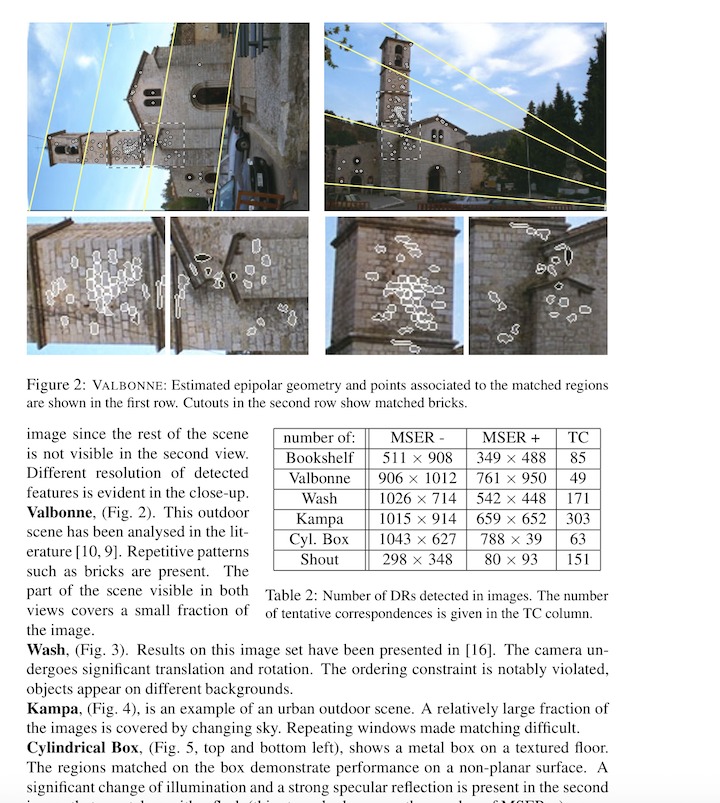
#> input picture in/square-test.png, 720 x 803 px
$ python squares.py
#> lines starting #> are read from the running program, lines starting #| are printed output that depends on the picture; after the words box and inside, x2 and y2 are one past the last pixel; in counts of white or black regions, pixels touching at a corner belong together
import cv2
import numpy as np

img = cv2.imread('in/square-test.png')
#> img is the input picture: shape (803, 720, 3); mean B, G, R 206.2, 205.4, 203.5
gray = cv2.cvtColor(img,cv2.COLOR_BGR2GRAY)
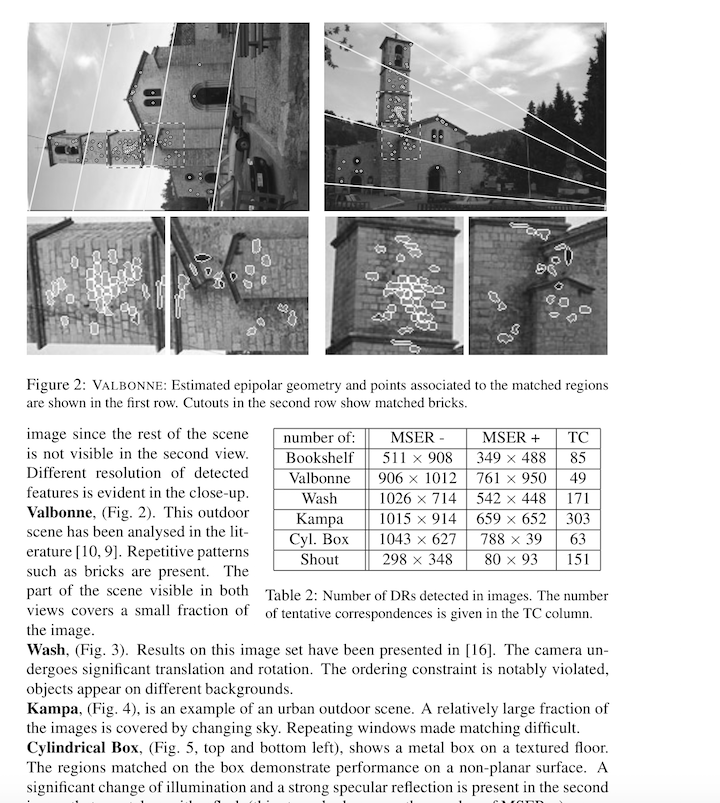
#> gray: shape (803, 720); min 0, max 255, mean 204.9

kernel = cv2.getStructuringElement(cv2.MORPH_RECT, (8,8))
gray = cv2.dilate(gray, kernel, iterations=1)
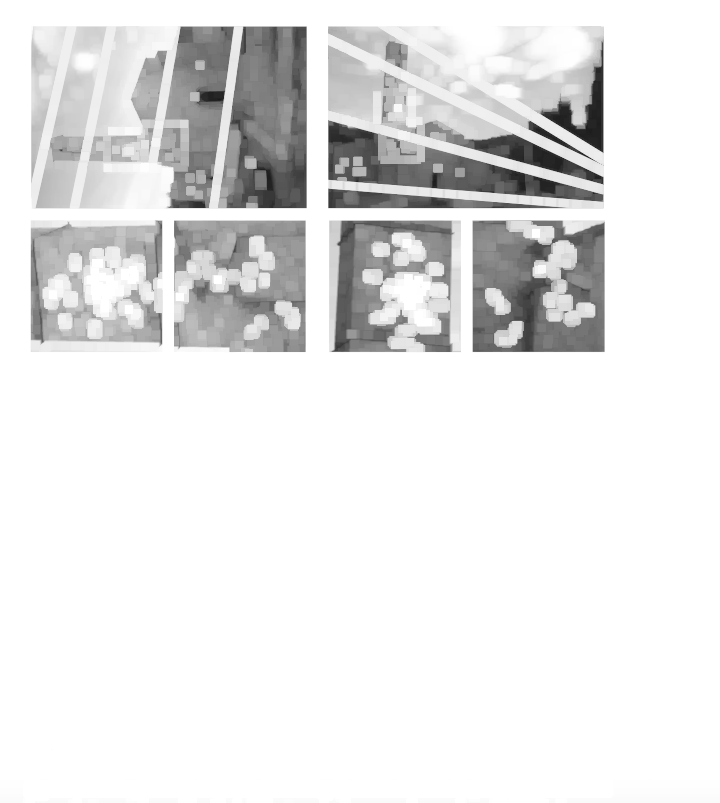
#> gray: shape (803, 720); min 26, max 255, mean 231.4

ret,gray = cv2.threshold(gray, 254, 255, cv2.THRESH_TOZERO)
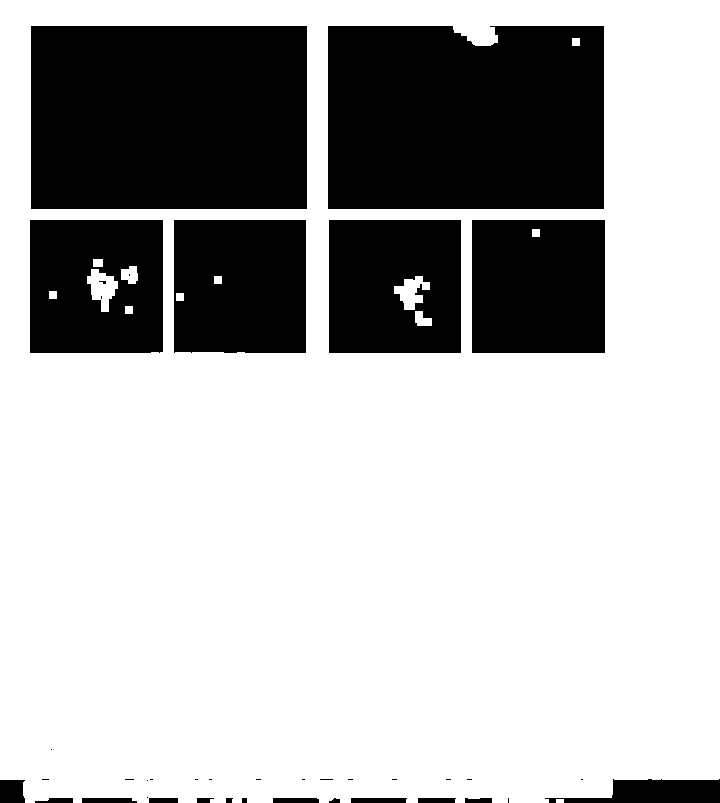
#> gray: shape (803, 720); 70% white; 39 black regions (20 under 20 px), largest, box (x1, y1, x2, y2) and area: (31, 26, 307, 209) 50508, (328, 26, 604, 209) 49787, (472, 220, 605, 353) 17625
ret,gray = cv2.threshold(gray, 0, 255, cv2.THRESH_BINARY_INV)

gray = cv2.morphologyEx(gray, cv2.MORPH_CLOSE, kernel)
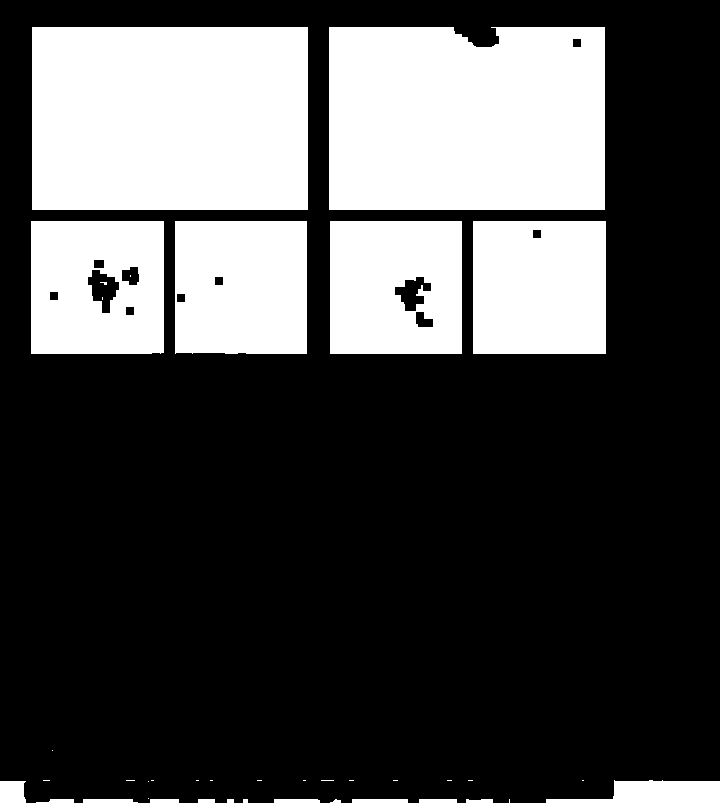
#> gray: shape (803, 720); 29.9% white; 39 white regions (20 under 20 px), largest, box (x1, y1, x2, y2) and area: (32, 27, 308, 210) 50508, (329, 27, 605, 210) 49787, (473, 221, 606, 354) 17625
gray = cv2.morphologyEx(gray, cv2.MORPH_OPEN, kernel)
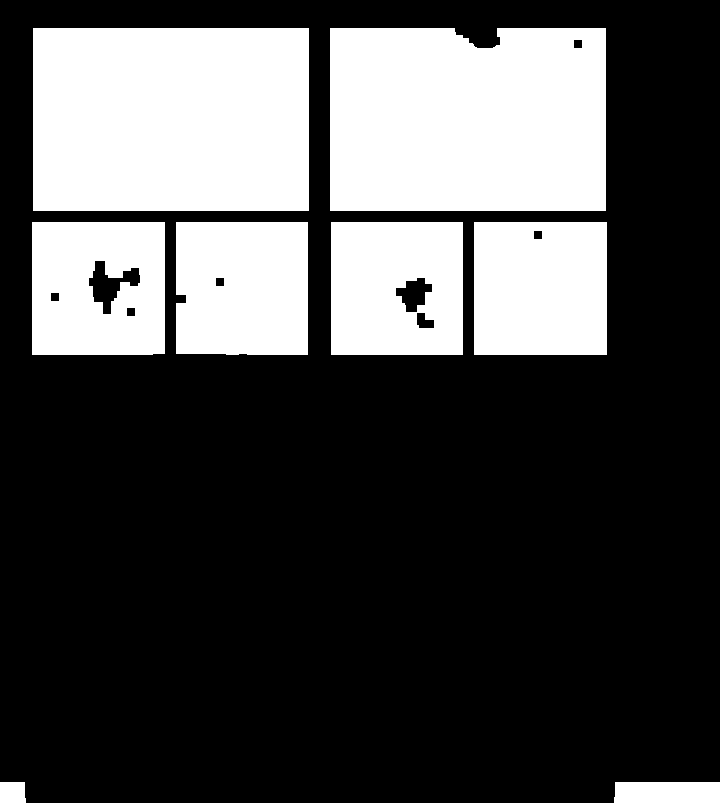
#> gray: shape (803, 720); 29.6% white; 8 white regions

contours, hierarchy = cv2.findContours(gray, cv2.RETR_TREE, cv2.CHAIN_APPROX_SIMPLE)
#> contours = 16 contours; largest, box (x1, y1, x2, y2) and area: (33, 28, 309, 211) 50050, (330, 28, 606, 211) 49372, (474, 222, 607, 355) 17424, (32, 222, 165, 355) 17412, (331, 222, 463, 355) 17292

def biggestRectangles(contours):
    indexReturn = -1
    for index in range(len(contours)):
            i = contours[index]
            area = cv2.contourArea(i)
            if area > 500:
                peri = cv2.arcLength(i,True)
                approx = cv2.approxPolyDP(i,0.1*peri,True)
                if len(approx)==4:
                        hull = cv2.convexHull(contours[index])
                        cv2.imwrite('out/square-test.png',cv2.drawContours(img, [hull], 0, (0,255,0),3))
#> this loop made 16 passes
#> (area, peri, approx, hull) on passes 3, 5, 14, 16: (17424, 528, [[474, 222], [474, 354], [606, 354], [606, 222]], [[606, 222], [606, 354], [474, 354], [474, 222]]), (17292, 526, [[331, 222], [331, 354], [462, 354], [462, 222]], [[462, 222], [462, 354], [331, 354], [331, 222]]), (49371.5, 952.4, [[330, 28], [330, 210], [605, 210], [605, 28]], [[605, 28], [605, 210], [330, 210], [330, 28]]), (50050, 914, [[33, 28], [33, 210], [308, 210], [308, 28]], [[308, 28], [308, 210], [33, 210], [33, 28]])
#> (area, peri, approx) on passes 1, 7, 8, 10, 13: (2085.5, 249.4, [[615, 782], [719, 802]]), (788, 137, [[424, 277], [406, 312], [395, 288]]), (17145.5, 545.1, [[176, 222], [176, 353], [307, 354], [307, 222]]), (17412.5, 527.4, [[32, 222], [32, 354], [164, 353], [164, 222]]), (1278, 228.3, [[95, 260], [139, 268], [110, 314]])
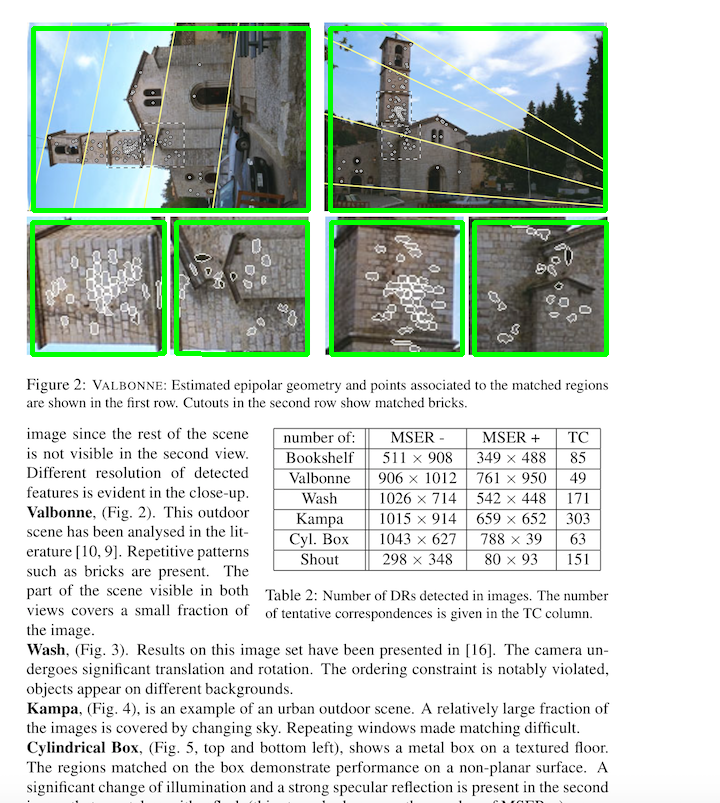
#> img: shape (803, 720, 3); 3.39% of pixels changed, all inside (x1, y1, x2, y2) = (30, 26, 609, 357)

biggestRectangles(contours)
